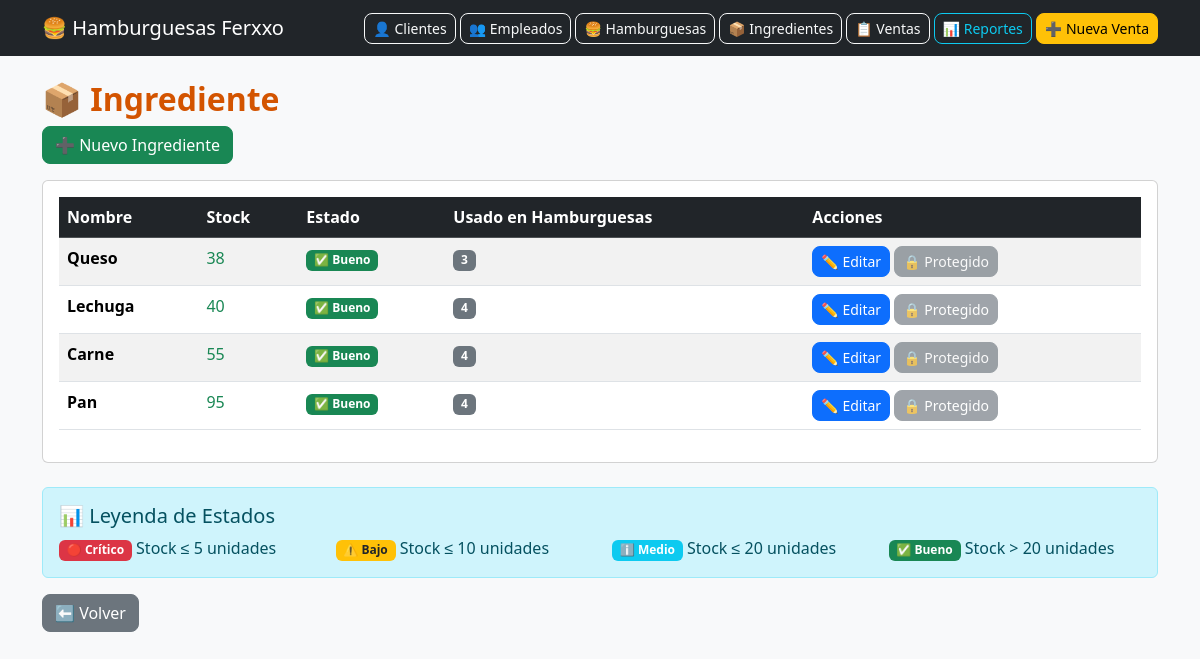
The page /productos.php on the database its author committed.
### tables this page shows
CREATE TABLE `productos` (
  `id_producto` int(11) NOT NULL,
  `nombre` varchar(50) NOT NULL,
  `stock` int(11) NOT NULL
);

### productos.php (the view, shortened to what this page needs)
<?php
include("config/db.php");
include("header.php");
?>
<h2>📦 Ingrediente</h2>
<a href="nuevo_producto.php" class="btn btn-success mb-3">➕ Nuevo Ingrediente</a>
<div class="card">
    <div class="card-body">
        <div class="table-responsive">
            <table class="table table-striped table-hover">
                <thead class="table-dark">
                    <tr>
                        <th>Nombre</th>
                        <th>Stock</th>
                        <th>Estado</th>
                        <th>Usado en Hamburguesas</th>
                        <th>Acciones</th>
                    </tr>
                </thead>
                <tbody>
                    <?php
                    $sql = "SELECT p.*, COUNT(hp.id) as usado_en_hamburguesas
                            FROM productos p
                            LEFT JOIN hamburguesa_producto hp ON p.id_producto = hp.producto_id
                            GROUP BY p.id_producto
                            ORDER BY p.stock ASC, p.nombre";
                    $result = $conn->query($sql);
                    while($row = $result->fetch_assoc()){
                        if($row['stock'] <= 5){
                            $stock_badge = "<span class='badge bg-danger'>🔴 Crítico</span>";
                            $stock_class = 'text-danger fw-bold';
                        } else if($row['stock'] <= 10){
                            $stock_badge = "<span class='badge bg-warning text-dark'>⚠️ Bajo</span>";
                            $stock_class = 'text-warning fw-bold';
                        } else if($row['stock'] <= 20){
                            $stock_badge = "<span class='badge bg-info'>ℹ️ Medio</span>";
                            $stock_class = 'text-info';
                        } else {
                            $stock_badge = "<span class='badge bg-success'>✅ Bueno</span>";
                            $stock_class = 'text-success';
                        }
                        $usado_en = $row['usado_en_hamburguesas'] > 0 ? $row['usado_en_hamburguesas'] : 'Ninguna';
                        $puede_eliminar = $row['usado_en_hamburguesas'] == 0;
                        echo "<tr>
                                <td><strong>{$row['nombre']}</strong></td>
                                <td class='$stock_class'>{$row['stock']}</td>
                                <td>$stock_badge</td>
                                <td><span class='badge bg-secondary'>$usado_en</span></td>
                                <td>";
                        echo "<a href='editar_producto.php?id={$row['id_producto']}' class='btn btn-sm btn-primary me-1'>✏️ Editar</a>";
                        if($puede_eliminar){
                            echo "<a href='productos.php?eliminar={$row['id_producto']}' class='btn btn-sm btn-danger' onclick=\"return confirm('¿Eliminar producto {$row['nombre']}?')\">🗑️ Eliminar</a>";
                        } else {
                            echo "<button class='btn btn-sm btn-secondary disabled' title='No se puede eliminar: está en uso'>🔒 Protegido</button>";
                        }
                        echo "</td></tr>";
                    }
                    ?>
                </tbody>
            </table>
        </div>
    </div>
</div>
<div class="row mt-4">
    <div class="col-md-12">
        <div class="alert alert-info">
            <h5>📊 Leyenda de Estados</h5>
            <div class="row">
                <div class="col-md-3">
                    <span class='badge bg-danger'>🔴 Crítico</span> Stock ≤ 5 unidades
                </div>
                <div class="col-md-3">
                    <span class='badge bg-warning text-dark'>⚠️ Bajo</span> Stock ≤ 10 unidades
                </div>
                <div class="col-md-3">
                    <span class='badge bg-info'>ℹ️ Medio</span> Stock ≤ 20 unidades
                </div>
                <div class="col-md-3">
                    <span class='badge bg-success'>✅ Bueno</span> Stock > 20 unidades
                </div>
            </div>
        </div>
    </div>
</div>
<a href="index.php" class="btn btn-secondary">⬅️ Volver</a>
<?php include("footer.php"); ?>

### css/custom.css (style rules this page uses)
body { font-family: 'Segoe UI', Tahoma, Geneva, Verdana, sans-serif; }
h1, h2 { font-weight: bold; color: #d35400; }
.btn { border-radius: 8px; }

### rows shown on the page
productos: nombre "Queso", stock "38", shows "✅ Bueno", usado_en "3"
productos: nombre "Lechuga", stock "40", shows "✅ Bueno", usado_en "4"
productos: nombre "Carne", stock "55", shows "✅ Bueno", usado_en "4"
productos: nombre "Pan", stock "95", shows "✅ Bueno", usado_en "4"
